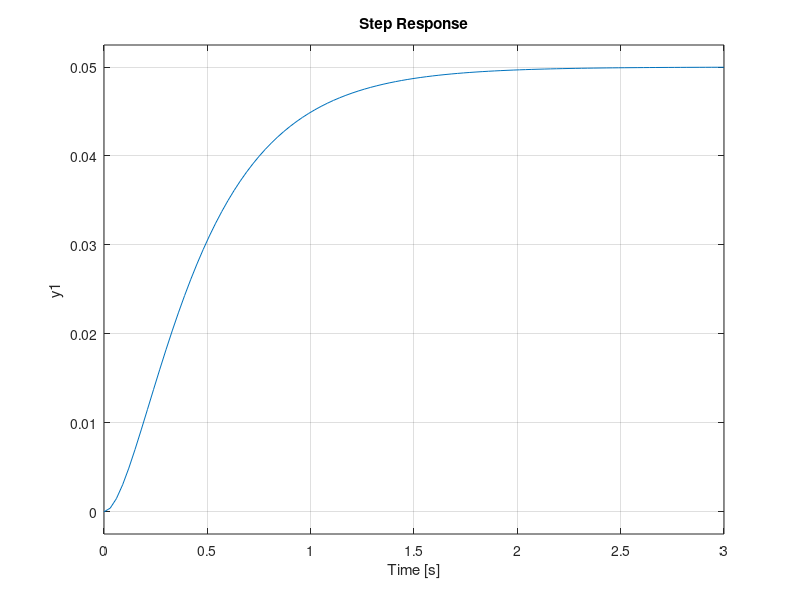
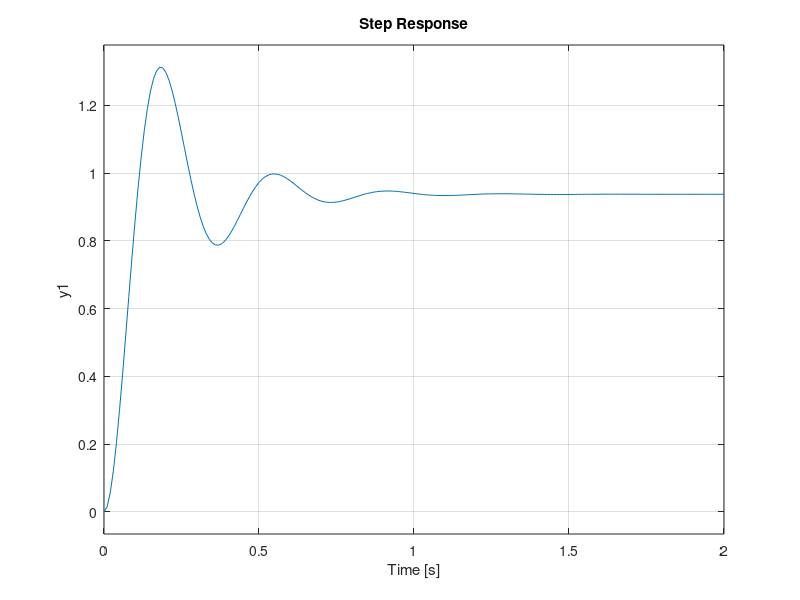
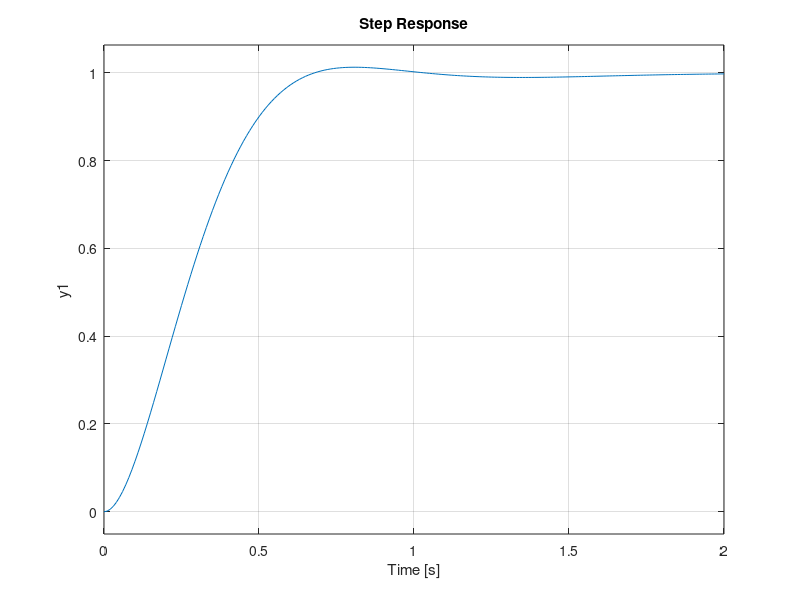
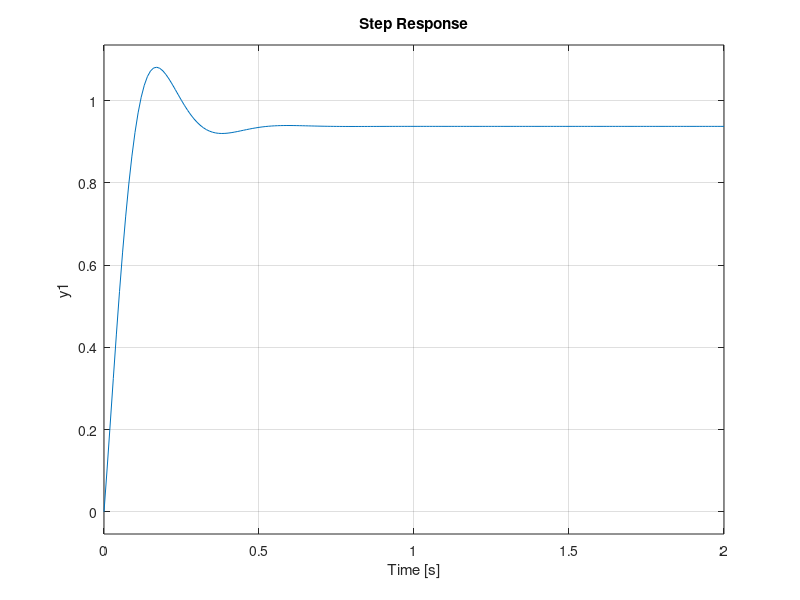

MATLAB code to generate these figures, in order:
%% Exercise 6

clc;
close all;
clear;

s = tf('s');

% Open Loop System
Go = 1/(s^2+10*s+20);
figure('Name','Open Loop System Response','NumberTitle','off');
step(Go);

% P Controller
Kp = 300;
Gc = Kp;
G = feedback(Go*Gc,1);
t = 0:0.01:2;
figure('Name','P-Controlled System Response','NumberTitle','off');
step(G,t);

% PI Controller
Kp = 30;
Ki = 70;
Gc = Kp+(Ki/s);
G = feedback(Go*Gc,1);
t = 0:0.01:2;
figure('Name','PI-Controlled System Response','NumberTitle','off');
step(G,t);

% PD Controller
Kp = 300;
Kd = 10;
Gc = Kp+(Kd*s);
G = feedback(Go*Gc,1);
t = 0:0.01:2;
figure('Name','PD-Controlled System Response','NumberTitle','off');
step(G,t);

% PID Controller
Kp = 350;
Ki = 300;
Kd = 50;
Gc = Kp+(Ki/s)+(Kd*s);
G = feedback(Go*Gc,1);
t = 0:0.01:2;
figure('Name','PID-Controlled System Response','NumberTitle','off');
step(G,t);